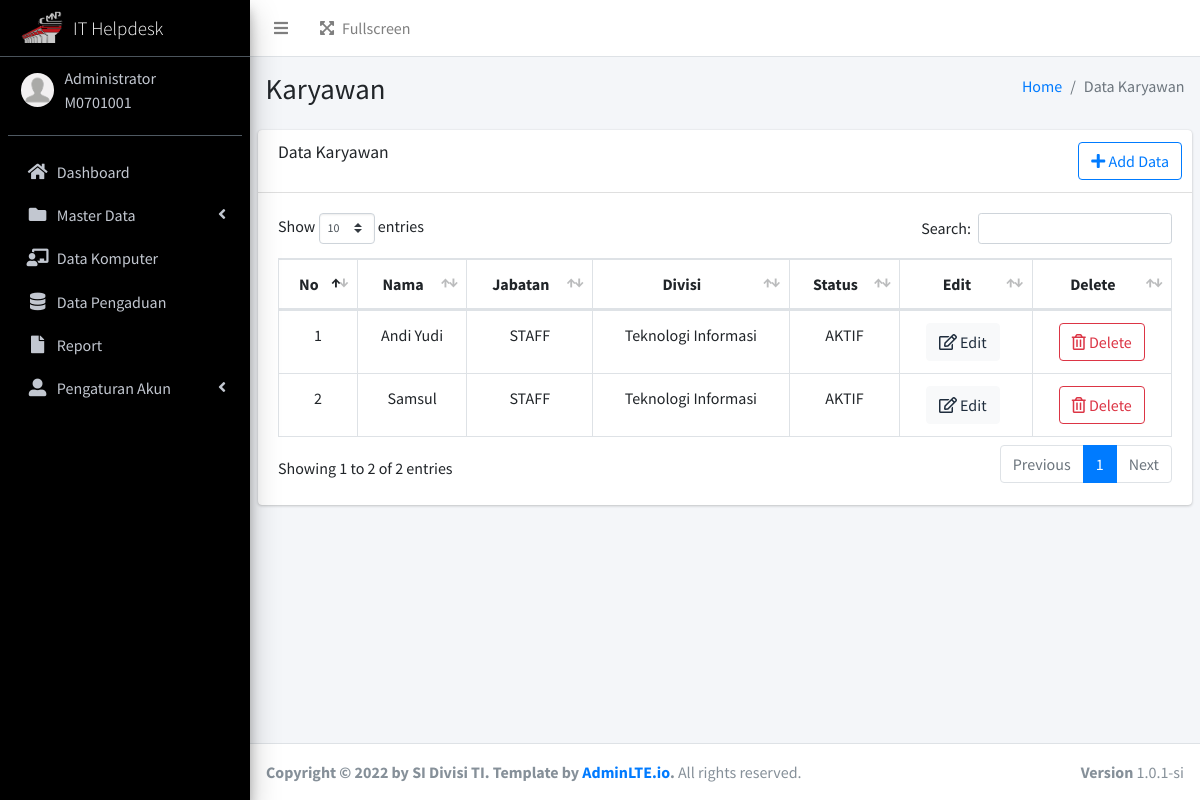
Screenshot of /admin/karyawan.php (signed in) with the database file from the repository.
### tables this page shows
CREATE TABLE `user`  (
  `user_id` varchar(16) NOT NULL,
  `username` varchar(20) NOT NULL,
  `password` varchar(255) NOT NULL,
  `name` varchar(30) NOT NULL,
  `img` varchar(255) NOT NULL,
  `status` tinyint NOT NULL,
  PRIMARY KEY (`user_id`) USING BTREE
);

CREATE TABLE `pengguna`  (
  `idkary` int NOT NULL AUTO_INCREMENT,
  `nama` varchar(255) NULL DEFAULT NULL,
  `jabatan` varchar(255) NULL DEFAULT NULL,
  `unitkerja` varchar(255) NULL DEFAULT NULL,
  `statkary` varchar(255) NULL DEFAULT NULL,
  PRIMARY KEY (`idkary`) USING BTREE
);

CREATE TABLE `divisi`  (
  `id` int NOT NULL AUTO_INCREMENT,
  `kodedivisi` varchar(255) NULL DEFAULT NULL,
  `divisi` varchar(255) NULL DEFAULT NULL,
  PRIMARY KEY (`id`) USING BTREE
);

### function.php (called while the page is built, shortened)
<?php
$db_host = "localhost";
$db_user = "root";
$db_pass = "";
$db_name = "sipekerba";
$conn = mysqli_connect($db_host, $db_user, $db_pass, $db_name);
function query($query)
{
    global $conn;
    $result = mysqli_query($conn, $query);
    $rows = [];
    while ($row = mysqli_fetch_assoc($result)) {
        $rows[] = $row;
    }
    return $rows;
}

### admin/karyawan.php (the view, shortened to what this page needs)
<?php
include "templates/header.php";
include "templates/sidebar.php";
$karyawan = query("SELECT a.*, b.divisi FROM pengguna a JOIN divisi b ON a.unitkerja = b.id");
?>
<div class="content-wrapper">
    <section class="content-header">
        <div class="container-fluid">
            <div class="row mb-2">
                <div class="col-sm-6">
                    <h1>Karyawan</h1>
                </div>
                <div class="col-sm-6">
                    <ol class="breadcrumb float-sm-right">
                        <li class="breadcrumb-item"><a href="index.php">Home</a></li>
                        <li class="breadcrumb-item active">Data Karyawan</li>
                    </ol>
                </div>
            </div>
        </div>
    </section>
    <section class="content">
        <div class="card">
            <div class="card-header">
                <h3 class="card-title">Data Karyawan</h3>
                <div class="card-tools">
                    <button type="button" class="btn btn-outline-primary" data-toggle="modal" data-target="#addkaryawan"><i class="fa fa-plus"></i>
                        Add Data
                    </button>
                </div>
            </div>
            <div class="card-body">
                <div class="table-responsive">
                    <table class="table table-hover table-bordered" id="table_user" width="100%">
                        <thead align="center">
                            <th>No</th>
                            <th>Nama</th>
                            <th>Jabatan</th>
                            <th>Divisi</th>
                            <th>Status</th>
                            <th>Edit</th>
                            <th>Delete</th>
                        </thead>
                        <tbody>
                            <?php
                            $no = 1;
                            foreach ($karyawan as $row) :
                            ?>
                                <tr align="center">
                                    <td><?= $no; ?></td>
                                    <td><?= $row['nama']; ?></td>
                                    <td><?= $row['jabatan']; ?></td>
                                    <td><?= $row['divisi']; ?></td>
                                    <td><?= $row['statkary']; ?></td>
                                    <td>
                                        <a href="#" data-toggle='modal' data-target='#editkaryawan<?= $row['idkary'] ?>' type="button" class="btn btn-light"><i class="far fa-edit"></i> Edit</a> &nbsp;
                                    </td>
                                    <td>
                                        <a href="karyawan.php?delete=<?= $row['idkary']; ?>" type="button" onclick="return confirm('Yakin Data Dihapus?')" class="btn btn-outline-danger"><i class="far fa-trash-alt"></i> Delete</a>
                                    </td>
                                </tr>
                            <?php
                                $no++;
                            endforeach; ?>
                        </tbody>
                    </table>
                </div>
            </div>
        </div>
    </section>
</div>
<?php
include "templates/footer.php";
?>

### admin/templates/header.php (shortened to what this page needs)
<?php
include '../function.php';
?>
<!DOCTYPE html>
<html lang="en">
<head>
  <link rel="stylesheet" href="../assets/plugins/fontawesome-free/css/all.min.css">
  <link rel="stylesheet" href="../assets/plugins/datatables-bs4/css/dataTables.bootstrap4.min.css">
  <link rel="stylesheet" href="../assets/plugins/datatables-buttons/css/buttons.bootstrap4.min.css">
  <link rel="stylesheet" href="../assets/plugins/datatables-responsive/css/responsive.bootstrap4.min.css">
  <link rel="stylesheet" href="../assets/dist/css/adminlte.min.css">
  <link rel="stylesheet" href="../assets/plugins/jquery-ui/jquery-ui.min.css">
</head>
<body class="hold-transition sidebar-mini">
  <div class="wrapper">
    <nav class="main-header navbar navbar-expand navbar-white navbar-light">
      <ul class="navbar-nav">
        <li class="nav-item">
          <a class="nav-link" data-widget="pushmenu" href="#" role="button"><i class="fas fa-bars"></i></a>
        </li>
        <ul class="navbar-nav ml-auto">
          <li class="nav-item">
            <a class="nav-link" data-widget="fullscreen" href="#" role="button">
              <i class="fas fa-expand-arrows-alt mr-2"></i>Fullscreen
            </a>
          </li>
        </ul>
    </nav>
    <aside class="main-sidebar sidebar-dark-primary elevation-4">
      <a href="index.php" class="brand-link">
        <img src="../assets/dist/img/cmnp.png" alt="IT Helpdesk" class="brand-image elevation-3" style="opacity: .8">
        <span class="brand-text font-weight-light" style="font-size: 19px;">IT Helpdesk</span>
      </a>
      <div class="sidebar">
        <div class="user-panel mt-3 pb-3 mb-3 d-flex">
          <div class="image">
            <?php
            $id = $_SESSION["login"]["user_id"];
            $data = query("SELECT * FROM user WHERE user_id = '$id'")[0];
            ?>
            <img src="../assets/img/profile/<?= $data['img']; ?> " class="img-circle" alt="User Image">
          </div>
          <div class="info">
            <a class="d-block" style="cursor: default; margin-top:-12px;"><?= $_SESSION["login"]["name"] ?></a>
            <a class="d-block" style="cursor: default;"><?= $_SESSION["login"]["user_id"] ?></a>
          </div>
        </div>

### admin/templates/header.php (style rules this page uses)
.main-sidebar { background-color: black !important }

### rows the page displays
user: img (placeholder picture)
pengguna: nama "Andi Yudi", jabatan "STAFF", divisi.divisi "Teknologi Informasi", statkary "AKTIF"
pengguna: nama "Samsul", jabatan "STAFF", divisi.divisi "Teknologi Informasi", statkary "AKTIF"

### other values shown
$_SESSION["login"]["name"] "Administrator"
$_SESSION["login"]["user_id"] "M0701001"
